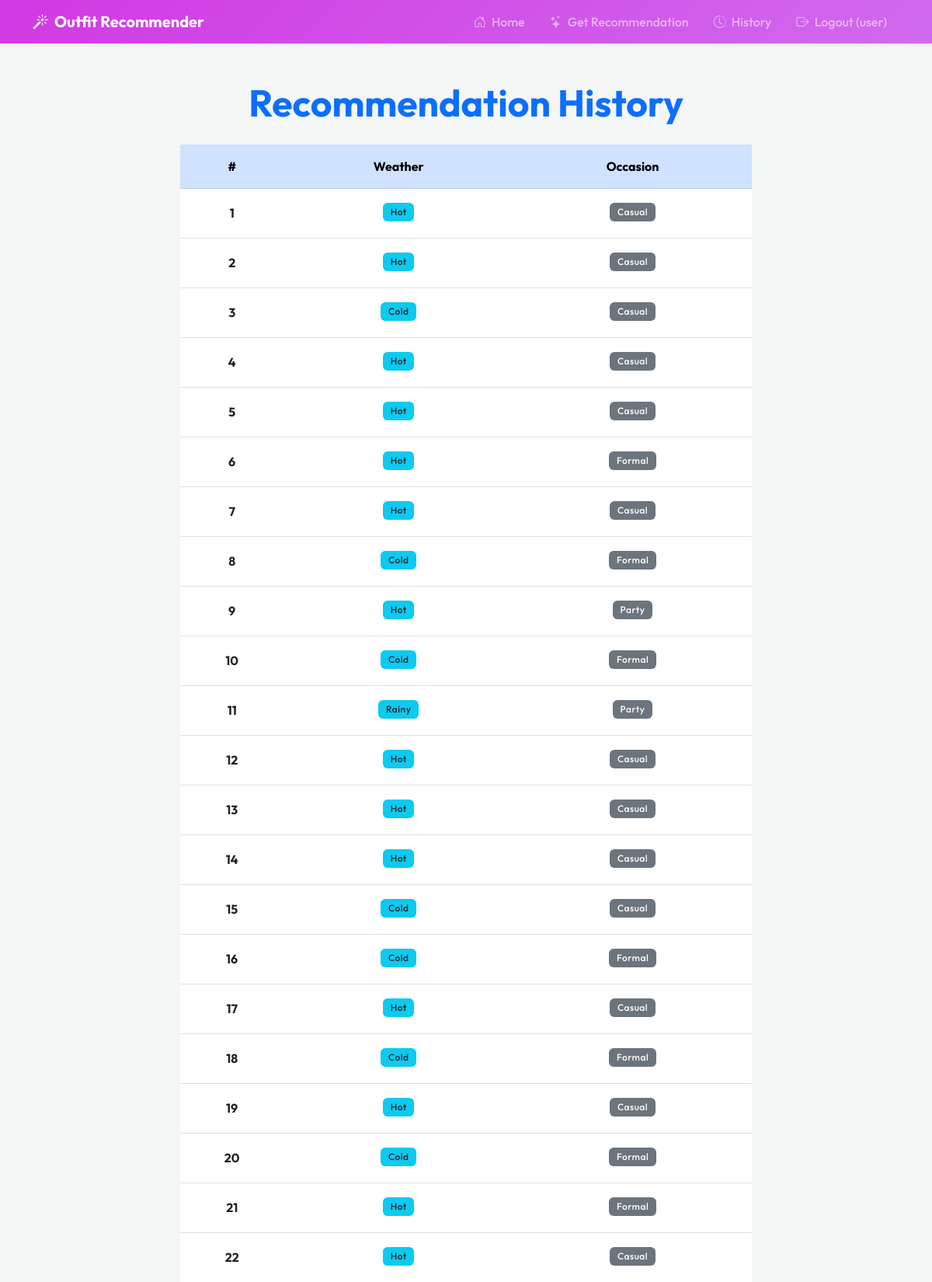
Screenshot of /history (signed in, upper part) with the database file from the repository.
### tables this page shows
CREATE TABLE user_selections (
            id INTEGER PRIMARY KEY AUTOINCREMENT,
            weather TEXT NOT NULL,
            occasion TEXT NOT NULL
        );

### app.py (the view)
@app.route('/history')
@login_required
def history():
    conn = sqlite3.connect(DB_FILE)
    cursor = conn.cursor()
    cursor.execute("SELECT weather, occasion FROM user_selections ORDER BY id DESC")
    data = cursor.fetchall()
    conn.close()
    return render_template('history.html', data=data)

### app.py (called while the page is built)
def login_required(f):
    @wraps(f)
    def decorated_function(*args, **kwargs):
        if 'user' not in session:
            flash('Please log in to access this page.', 'warning')
            return redirect(url_for('login'))
        return f(*args, **kwargs)
    return decorated_function

### templates/history.html (shortened to what this page needs)
{% extends 'base.html' %}
{% block content %}
<section class="text-center">
    <h2 class="display-5 text-primary fw-bold mb-4">Recommendation History</h2>
    <div class="row justify-content-center">
        <div class="col-md-8">
            {% if data %}
            <div class="table-responsive">
                <table class="table table-hover shadow-sm align-middle">
                    <thead class="table-primary">
                        <tr>
                            <th scope="col" class="py-3">#</th>
                            <th scope="col" class="py-3">Weather</th>
                            <th scope="col" class="py-3">Occasion</th>
                        </tr>
                    </thead>
                    <tbody>
                        {% for row in data %}
                        <tr>
                            <th scope="row" class="py-3">{{ loop.index }}</th>
                            <td class="py-3"><span class="badge bg-info text-dark">{{ row[0] }}</span></td>
                            <td class="py-3"><span class="badge bg-secondary">{{ row[1] }}</span></td>
                        </tr>
                        {% endfor %}
                    </tbody>
                </table>
            </div>
            {% else %}
            <div class="alert alert-info shadow-sm py-4">
                <i class="bi bi-info-circle fs-4 d-block mb-2"></i>
                No recommendation history found yet. Start by getting a recommendation!
            </div>
            {% endif %}
        </div>
    </div>
</section>
{% endblock %}

### templates/base.html (shortened to what this page needs)
<!DOCTYPE html>
<html lang="en">
<head>
    <link href="https://cdn.jsdelivr.net/npm/bootstrap@5.3.0/dist/css/bootstrap.min.css" rel="stylesheet">
    <link rel="stylesheet" href="https://cdn.jsdelivr.net/npm/bootstrap-icons@1.11.1/font/bootstrap-icons.css">
    <link rel="stylesheet" href="{{ url_for('static', filename='css/style.css') }}">
</head>
<body>
    <nav class="navbar navbar-expand-lg navbar-dark bg-primary shadow-sm">
        <div class="container">
            <a class="navbar-brand fw-bold" href="{{ url_for('home') }}">
                <i class="bi bi-magic me-2"></i>Outfit Recommender
            </a>
            <div class="collapse navbar-collapse" id="navbarNav">
                <ul class="navbar-nav ms-auto fw-medium">
                    <li class="nav-item">
                        <a class="nav-link px-3" href="{{ url_for('home') }}"><i class="bi bi-house-door me-1"></i>
                            Home</a>
                    </li>
                    {% if session.get('user') %}
                    <li class="nav-item">
                        <a class="nav-link px-3" href="{{ url_for('recommend') }}"><i class="bi bi-stars me-1"></i> Get
                            Recommendation</a>
                    </li>
                    <li class="nav-item">
                        <a class="nav-link px-3" href="{{ url_for('history') }}"><i class="bi bi-clock-history me-1"></i> History</a>
                    </li>
                    <li class="nav-item">
                        <a class="nav-link px-3" href="{{ url_for('logout') }}"><i class="bi bi-box-arrow-right me-1"></i> Logout ({{ session['user'] }})</a>
                    </li>
                    {% endif %}
                </ul>
            </div>
        </div>
    </nav>
    <main class="container my-5 flex-grow-1">
        {% block content %}{% endblock %}
    </main>
</body>
</html>

### static/css/style.css (style rules this page uses)
body { display: flex; flex-direction: column; min-height: 100vh; background-color: #f4f7f6; font-family: 'Outfit', 'Segoe UI', Tahoma, Geneva, Verdana, sans-serif; }
main { flex-grow: 1; }
.navbar { background: linear-gradient(135deg, #d139e2 0%, #b90ee99a 100%) !important; }
.nav-link { transition: color 0.3s ease, transform 0.3s ease; }
.badge { font-weight: 500; letter-spacing: 0.5px; padding: 0.5em 0.8em; backdrop-filter: blur(5px); margin-bottom: 5px; }

### rows the page displays
user_selections: weather "Hot", occasion "Casual"
user_selections: weather "Hot", occasion "Casual"
user_selections: weather "Cold", occasion "Casual"
user_selections: weather "Hot", occasion "Casual"
user_selections: weather "Hot", occasion "Casual"
user_selections: weather "Hot", occasion "Formal"
user_selections: weather "Hot", occasion "Casual"
user_selections: weather "Cold", occasion "Formal"
user_selections: weather "Hot", occasion "Party"
user_selections: weather "Cold", occasion "Formal"
user_selections: weather "Rainy", occasion "Party"
user_selections: weather "Hot", occasion "Casual"
user_selections: weather "Hot", occasion "Casual"
user_selections: weather "Hot", occasion "Casual"
user_selections: weather "Cold", occasion "Casual"
user_selections: weather "Cold", occasion "Formal"
user_selections: weather "Hot", occasion "Casual"
user_selections: weather "Cold", occasion "Formal"
user_selections: weather "Hot", occasion "Casual"
user_selections: weather "Cold", occasion "Formal"
user_selections: weather "Hot", occasion "Formal"
user_selections: weather "Hot", occasion "Casual"

### other values shown
{{ session['user'] }} "user"
